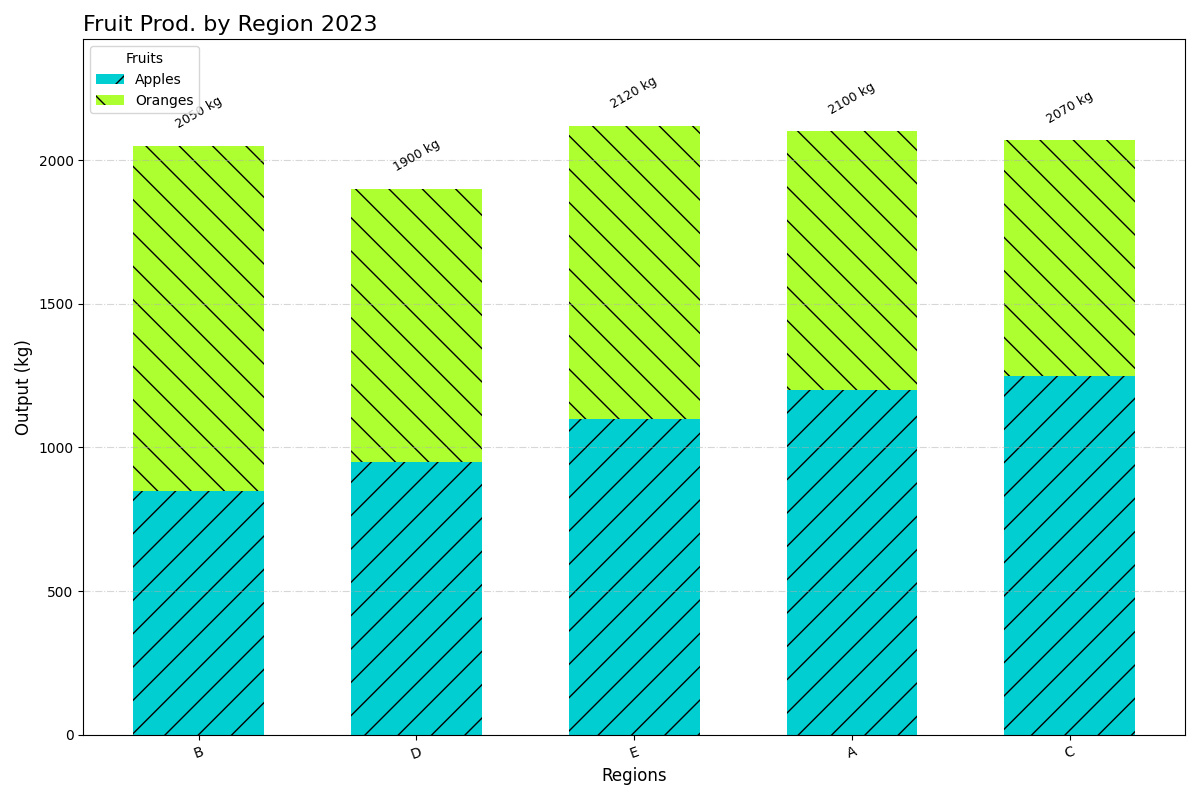

Here is the Python script that generated this plot:
import matplotlib.pyplot as plt
import numpy as np

regions = ['B', 'D', 'E', 'A', 'C']
apples = [850, 950, 1100, 1200, 1250]
oranges = [1200, 950, 1020, 900, 820]
total_production = np.array(apples) + np.array(oranges)

fig, ax = plt.subplots(figsize=(12, 8))

bar_width = 0.6

ax.bar(regions, apples, label='Apples', color='#00CED1', width=bar_width, hatch='/')
ax.bar(regions, oranges, bottom=apples, label='Oranges', color='#ADFF2F', width=bar_width, hatch='\\')

ax.set_title("Fruit Prod. by Region 2023", fontsize=16, loc='left')
ax.set_xlabel("Regions", fontsize=12)
ax.set_ylabel("Output (kg)", fontsize=12)
ax.set_ylim(0, max(total_production) + 300)

ax.legend(title="Fruits", loc='upper left', ncol=1)

ax.grid(axis='y', linestyle='-.', alpha=0.5)

for idx, (region, total) in enumerate(zip(regions, total_production)):
    ax.text(idx, total + 50, f"{total} kg", ha='center', va='bottom', fontsize=9, rotation=30)

plt.xticks(rotation=20, ha='center')

plt.tight_layout()

plt.show()
